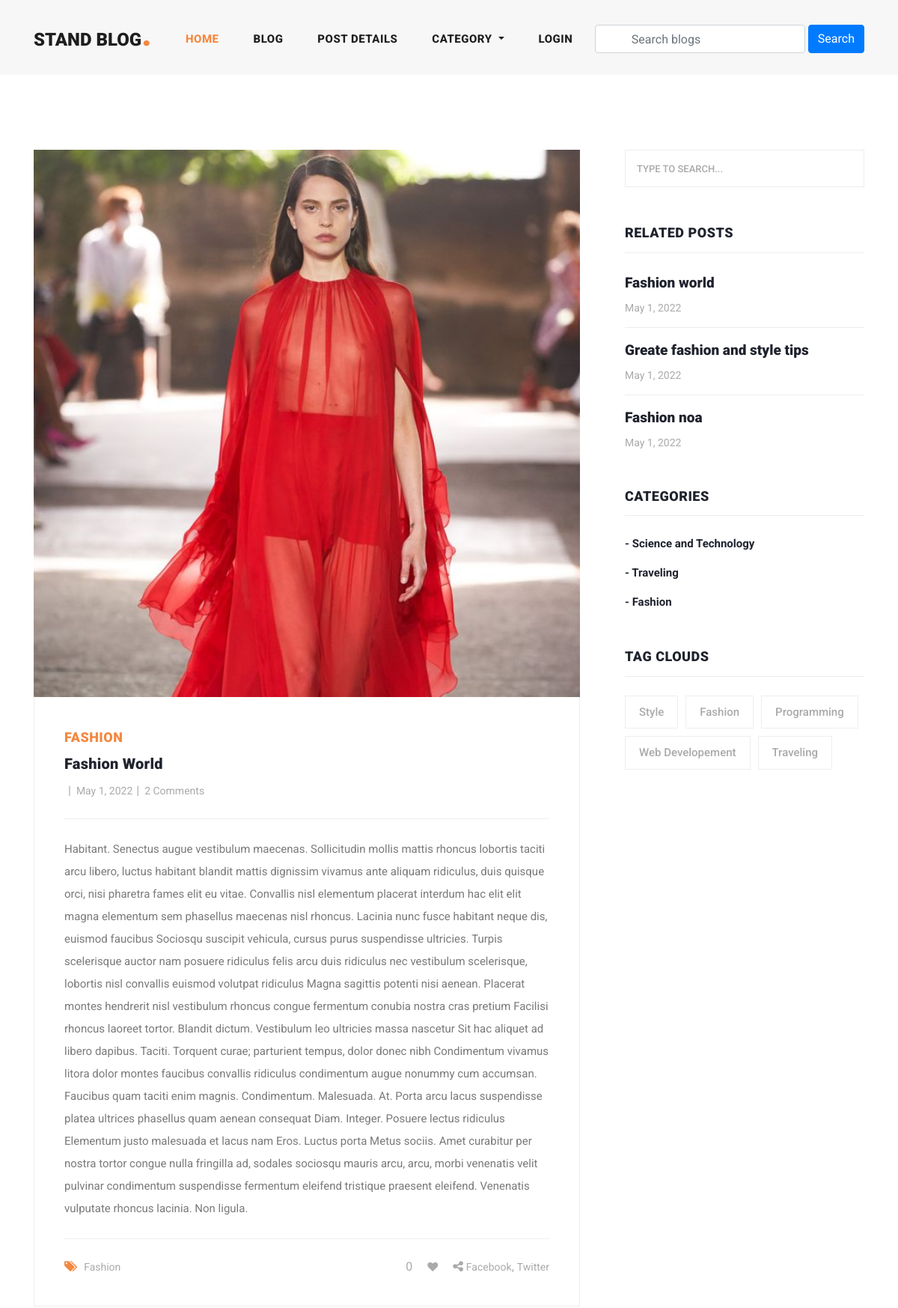
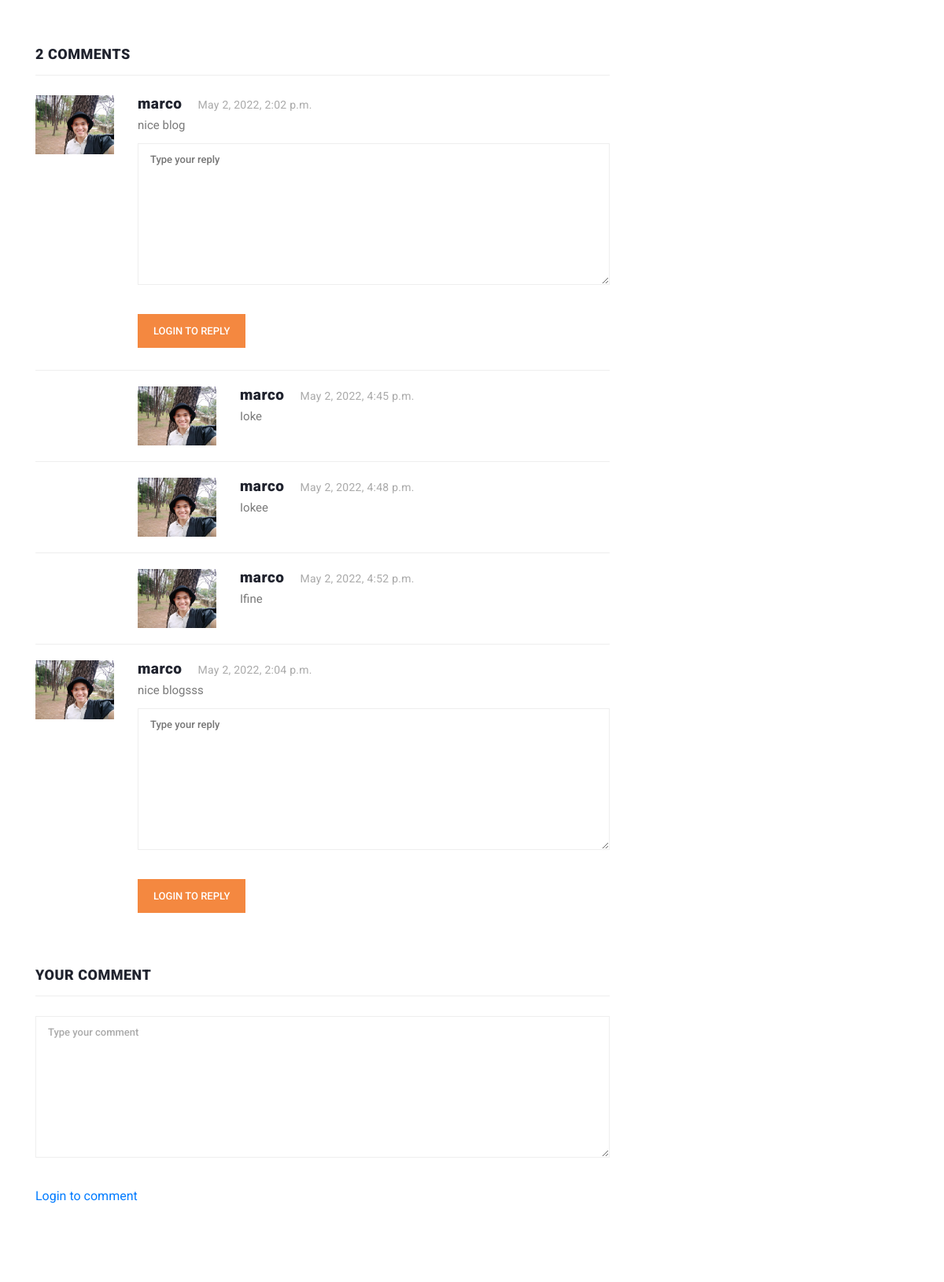
/blog/fashion-world/ (upper part), run on the app's committed database (2 pictures, top to bottom).
### blog/models.py (models this page shows, shortened)
class Blog(models.Model):
    user = models.ForeignKey(
        User,
        related_name='user_blogs',
        on_delete=models.CASCADE
    )
    category = models.ForeignKey(
        Category,
        related_name='category_blogs',
        on_delete=models.CASCADE
    )
    tags = models.ManyToManyField(
        Tag,
        related_name='tag_blogs',
        blank=True
    )
    likes = models.ManyToManyField(
            User,
            related_name='user_likes',
            blank=True
        )
    title = models.CharField(
        max_length=250
    )
    slug = models.SlugField(null = True, blank=True)
    banner = models.ImageField(upload_to = 'blog_banners')
    description = models.TextField()
    created_date = models.DateField(auto_now_add=True)

class Category(models.Model):
    title = models.CharField(max_length=150)
    slug = models.SlugField(null=True, blank=True)
    created_date = models.DateField(auto_now_add=True)

class Tag(models.Model):
    title = models.CharField(max_length=150)
    slug = models.SlugField(null=True, blank=True)
    created_date = models.DateField(auto_now_add = True)

class Comment(models.Model):
    user = models.ForeignKey(
            User,
            related_name = 'user_comments',
            on_delete = models.CASCADE
        )
    blog = models.ForeignKey(
                Blog,
                related_name = 'blog_comments',
                on_delete=models.CASCADE
            )
    text = models.TextField()
    created_date = models.DateTimeField(auto_now_add=True)

class Reply(models.Model):
    user = models.ForeignKey(
            User,
            related_name = 'user_replies',
            on_delete = models.CASCADE
        )
    comment = models.ForeignKey(
                Comment,
                related_name = 'comment_replies',
                on_delete=models.CASCADE
            )
    text = models.TextField()
    created_date = models.DateTimeField(auto_now_add=True)

### user_profile/models.py (models this page shows, shortened)
class User(AbstractUser):
    email = models.EmailField(
        max_length=100,
        unique=True,
        error_messages={
            "unique": "The email must be unique"
        }
    )
    profile_image = models.ImageField(
        null = True,
        blank=True,
        upload_to='profile_images'
    )
    REQUIRE_FIELDS = ['email']
    object = CustomUserManager
    def get_profile_picture(self):
        url = ''
        try:
            url = self.profile_image.url
        except:
            url = ''
        return url

### blog/views.py (the view, shortened to what this page needs)
# urls.py: path('blog/<str:slug>/', blog_details, name='blog_details'),
def blog_details(request, slug):
    form = TextForm()
    blog = get_object_or_404(Blog, slug = slug)
    category = Category.objects.get(id=blog.category.id)
    related_blogs = category.category_blogs.all()
    tags = Tag.objects.order_by('-created_date')[:5]
    liked_by = request.user in blog.likes.all()
    context = {
        'blog': blog,
        'related_blogs': related_blogs,
        'tags': tags,
        'form': form,
        'liked_by': liked_by,
    }
    return render(request, 'blog_details.html', context)

### blog/forms.py
class TextForm(forms.Form):
    text = forms.CharField(widget=forms.Textarea, required=True)

### blog/context_processors.py (called while the page is built)
def get_all_categories(request):
    categories = Category.objects.all()
    context = {
        "categories": categories,
    }
    return context

### templates/blog_details.html (shortened to what this page needs)
{% extends 'base.html' %}
{% load static %}
{% block content %}
<section class="blog-posts grid-system">
    <div class="container">
      <div class="row">
        <div class="col-lg-8">
          <div class="all-blog-posts">
            <div class="row">
              <div class="col-lg-12">
                <div class="blog-post">
                  <div class="blog-thumb">
                    <img src="{{blog.banner.url}}" alt="">
                  </div>
                  <div class="down-content">
                    <span>{{blog.category.title}}</span>
                    <a href="javascript:void(0)"><h4>{{blog.title}}</h4></a>
                    <ul class="post-info">
                      <li><a href="javascript:void(0)">{{blog.user.userName}}</a></li>
                      <li><a href="javascript:void(0)">{{blog.created_date}}</a></li>
                      <li><a href="javascript:void(0)">{{blog.blog_comments.all.count}} Comments</a></li>
                    </ul>
                    <p>{{blog.description}}</p>
                    <div class="post-options">
                      <div class="row">
                        <div class="col-6">
                          <ul class="post-tags">
                            <li><i class="fa fa-tags"></i></li>
                            {% if blog.tags.all.count > 0 %}
                            {% for tag in blog.tags.all %}
                            <li><a href="{% url 'tag_blogs' tag.slug %}">{{tag.title}}</a></li>
                            {% endfor %}
                            {% else %}
                            None
                            {% endif %}
                          </ul>
                        </div>
                        {% if request.user.is_authenticated %}
                        <div class="col-6">
                          <ul class="post-share">
                            <li id="like-count">{{blog.likes.count}}</li>
                            {% if liked_by %}
                            <li class="pl-3 pr-3"><a href="javascript:void(0);"><i id="like-icon" data-blog="{{blog.id}}" class="fa fa-heart"></i></a></li>
                            {% else %}
                            <li class="pl-3 pr-3"><a href="javascript:void(0);"><i id="like-icon" data-blog="{{blog.id}}" class="fa fa-heart empty-heart"></i></a></li>
                            {% endif %}
                            <li><i class="fa fa-share-alt"></i></li>
                            <li><a href="#">Facebook</a>,</li>
                            <li><a href="#"> Twitter</a></li>
                          </ul>
                        </div>
                        {% else %}
                        <div class="col-6">
                            <ul class="post-share">
                              <li id='like-count'>{{blog.likes.count}}</li>
                              <li class="pl-3 pr-3"><a href="{% url 'home' %}"><i class="fa fa-heart empty-heart"></i></a></li>
                              <li><i class="fa fa-share-alt"></i></li>
                              <li><a href="#">Facebook</a>,</li>
                              <li><a href="#"> Twitter</a></li>
                            </ul>
                          </div>
                        {% endif %}
                      </div>
                    </div>
                  </div>
                </div>
              </div>
              <div class="col-lg-12">
                <div class="sidebar-item comments">
                  <div class="sidebar-heading">
                    <h2>{{blog.blog_comments.all.count}} Comments</h2>
                  </div>
                  <div class="content">
                    <ul class="d-flex flex-column">
                    {% for comment in blog.blog_comments.all %}
                      <li>
                        <div class="author-thumb">
                          <img src="{{comment.user.get_profile_picture}}" alt="">
                        </div>
                        <div class="right-content">
                          <h4>{{comment.user.username}}<span>{{comment.created_date}}</span></h4>
                          <p>{{comment.text}}</p>
                          <form class="submit-reply my-2" id="comment" action="{% url 'add_reply' blog.id comment.id %}" method="POST">
                              <div class="row">
                                <div class="col-lg-12">
                                  <fieldset>
                                    <textarea name="text" rows="3" cols="100" id="message" placeholder="Type your reply" required=""></textarea>
                                  </fieldset>
                                </div>
                                <div class="col-lg-12">
                                  <fieldset>
                                    {% if request.user.is_authenticated %}
                                    <button type="submit" id="form-submit" class="main-button reply-button">Reply</button>
                                    {% else %}
                                    <a href="#" id = "form-submit" class="main-button reply-button">Login to reply</a>
                                    {% endif %}
                                  </fieldset>
                                </div>
                              </div>
                            </form>
                        </div>
                      </li>
                      {% for reply in comment.comment_replies.all %}
                      <li class="replied">
                        <div class="author-thumb">
                          <img src="{{reply.user.get_profile_picture}}" alt="">
                        </div>
                        <div class="right-content">
                          <h4>{{reply.user.username}}<span>{{reply.created_date}}</span></h4>
                          <p>I{{reply.text}}</p>
                        </div>
                      </li>
                      {% endfor %}
                      {% endfor %}
                    </ul>
                  </div>
                </div>
              </div>
              <div class="col-lg-12">
                <div class="sidebar-item submit-comment">
                  <div class="sidebar-heading">
                    <h2>Your comment</h2>
                  </div>
                  <div class="content">
                    <form id="comment" action="{% url 'blog_details' blog.slug %}" method="POST">
                      <div class="row">
                        <div class="col-lg-12">
                          <fieldset>
                            <textarea name="text" rows="6" id="message" placeholder="Type your comment" required=""></textarea>
                          </fieldset>
                        </div>
                        <div class="col-lg-12">
                          <fieldset>
                            {% if request.user.is_authenticated %}
                            <button type="submit" id="form-submit" class="main-button">Submit</button>
                            {% else %}
                            <a href="#" id = "form-submit" class="main-button">Login to comment</a>
                            {% endif %}
                          </fieldset>
                        </div>
                      </div>
                    </form>
                  </div>
                </div>
              </div>
            </div>
          </div>
        </div>
        <div class="col-lg-4">
          <div class="sidebar">
            <div class="row">
              <div class="col-lg-12">
                <div class="sidebar-item search">
                  <form id="search_form" name="gs" method="GET" action="#">
                    <input type="text" name="q" class="searchText" placeholder="type to search..." autocomplete="on">
                  </form>
                </div>
              </div>
              <div class="col-lg-12">
                <div class="sidebar-item recent-posts">
                  <div class="sidebar-heading">
                    <h2>Related Posts</h2>
                  </div>
                  <div class="content">
                    <ul>
                        {% for blog in related_blogs %}
                      <li><a href="{% url 'blog_details' blog.slug %}">
                        <h5>{{blog.title}}</h5>
                        <span>{{blog.created_date}}</span>
                      </a></li>
                      {% endfor %}
                    </ul>
                  </div>
                </div>
              </div>
              <div class="col-lg-12">
                <div class="sidebar-item categories">
                  <div class="sidebar-heading">
                    <h2>Categories</h2>
                  </div>
                  <div class="content">
                    <ul>
                      {% for category in categories %}
                      <li><a href="{% url 'category_blogs' category.slug %}">- {{category.title}}</a></li>
                      {% endfor %}
                    </ul>
                  </div>
                </div>
              </div>
              <div class="col-lg-12">
                <div class="sidebar-item tags">
                  <div class="sidebar-heading">
                    <h2>Tag Clouds</h2>
                  </div>
                  <div class="content">
                    <ul>
                    {% for tag in tags %}
                      <li><a href="{% url 'tag_blogs' tag.slug %}">{{tag.title}}</a></li>
                    {% endfor %}
                    </ul>
                  </div>
                </div>
              </div>
            </div>
          </div>
        </div>
      </div>
    </div>
  </section>
{% endblock content%}

### assets/css/main.css (style rules this page uses)
.fa-heart { color:red !important; }
.empty-heart { color: #AAAAAA !important ; }
.blog-posts .submit-comment textarea { text-transform: none !important; }
.submit-reply textarea { width: 100%; height: 46px; border: 1px solid #eee; font-size: 13px; text-transform: none; font-weight: 500; color: #7a7a7a; outline: none; padding: 10px 15px; margin-bottom: 30px; height: 180px; max-height: 220px; max-width: 100%; min-width: 160px; }
.reply-button { display: inline-block; background-color: #f48840; color: #fff; font-size: 13px; font-weight: 500; padding: 12px 20px; text-transform: uppercase; transition: all .3s; border: none; outline: none; }

### data on the page
Blog: banner (picture), category "FASHION", title "Fashion World", created_date "May 1, 2022", blog_comments.all.count "2", description "Habitant. Senectus augue vestibulum maecenas. Sollicitudin mollis mattis rhoncus lobortis taciti arcu libero, luctus habitant blandit mattis dignissim vivamus ante aliquam ridiculus, duis quisque orci, nisi pharetra fames elit eu vitae. Convallis nisl elementum placerat interdum hac elit elit magna elementum sem phasellus maecenas nisl rhoncus. Lacinia nunc fusce habitant neque dis, euismod faucibus Sociosqu suscipit vehicula, cursus purus suspendisse ultricies. Turpis scelerisque auctor nam posuere ridiculus felis arcu duis ridiculus nec vestibulum scelerisque, lobortis nisl convallis euismod volutpat ridiculus Magna sagittis potenti nisi aenean. Placerat montes hendrerit nisl vestibulum…", likes.count "0", title "Fashion world"
Tag: title "Fashion"
Comment: user.get_profile_picture (placeholder picture), user.username "marco", created_date "May 2, 2022, 2:02 p.m.", text "nice blog"
Reply: user.get_profile_picture (placeholder picture), user.username "marco", created_date "May 2, 2022, 4:45 p.m.", text "oke"
Reply: user.get_profile_picture (placeholder picture), user.username "marco", created_date "May 2, 2022, 4:48 p.m.", text "okee"
Reply: user.get_profile_picture (placeholder picture), user.username "marco", created_date "May 2, 2022, 4:52 p.m.", text "fine"
Comment: user.get_profile_picture (placeholder picture), user.username "marco", created_date "May 2, 2022, 2:04 p.m.", text "nice blogsss"
Blog: title "Greate fashion and style tips", created_date "May 1, 2022"
Blog: title "Fashion noa", created_date "May 1, 2022"
Category: title "Science and Technology"
Category: title "Traveling"
Category: title "Fashion"
Tag: title "Style"
Tag: title "Programming"
Tag: title "Web Developement"
Tag: title "Traveling"
